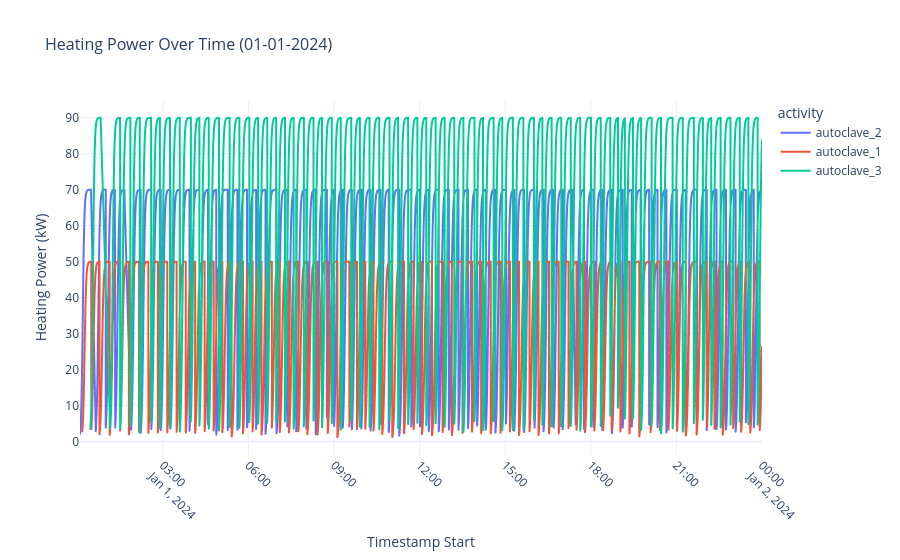

The notebook cell saved with this chart:
### Code cell
import plotly.express as px
import pandas as pd

# Assuming `df_combined` is the DataFrame containing the data
df = df_combined.copy()

df = df[df['activity'].isin(['autoclave_1', 'autoclave_2', 'autoclave_3'])]

# Convert 'timestamp_start' to datetime if not already
df['timestamp_start'] = pd.to_datetime(df['timestamp_start'])

# Filter the DataFrame for the specific day
df = df[df['timestamp_start'].dt.date == pd.to_datetime('2024-01-01').date()]

# Plotting with Plotly
fig = px.line(
    df,
    x='timestamp_start',
    y='heating_power',
    title='Heating Power Over Time (01-01-2024)',
    labels={'timestamp_start': 'Timestamp Start', 'heating_power': 'Heating Power (kW)'},
    line_shape='linear',
    color='activity'
)

# Customize layout
fig.update_layout(
    xaxis_title='Timestamp Start',
    yaxis_title='Heating Power (kW)',
    title_font_size=16,
    xaxis=dict(tickangle=45),  # Rotate x-axis labels
    template='plotly_white'
)

# Show the plot
fig.show()

### Figure 1 — Plotly figure (JSON) as saved in the notebook; plotly's stock layout.template omitted (floating-point values rounded to 4 significant figures; data arrays with more than 128 entries replaced by an {"elided": "..."} marker saying what was removed)
{"data": [{"hovertemplate": "activity=autoclave_2<br>Timestamp Start=%{x}<br>Heating Power (kW)=%{y}<extra></extra>", "legendgroup": "autoclave_2", "line": {"color": "#636efa", "dash": "solid", "shape": "linear"}, "marker": {"symbol": "circle"}, "mode": "lines", "name": "autoclave_2", "showlegend": true, "type": "scattergl", "x": {"elided": "8375 str values"}, "xaxis": "x", "y": {"elided": "8375 float values"}, "yaxis": "y"}, {"hovertemplate": "activity=autoclave_1<br>Timestamp Start=%{x}<br>Heating Power (kW)=%{y}<extra></extra>", "legendgroup": "autoclave_1", "line": {"color": "#EF553B", "dash": "solid", "shape": "linear"}, "marker": {"symbol": "circle"}, "mode": "lines", "name": "autoclave_1", "showlegend": true, "type": "scattergl", "x": {"elided": "8543 str values"}, "xaxis": "x", "y": {"elided": "8543 float values"}, "yaxis": "y"}, {"hovertemplate": "activity=autoclave_3<br>Timestamp Start=%{x}<br>Heating Power (kW)=%{y}<extra></extra>", "legendgroup": "autoclave_3", "line": {"color": "#00cc96", "dash": "solid", "shape": "linear"}, "marker": {"symbol": "circle"}, "mode": "lines", "name": "autoclave_3", "showlegend": true, "type": "scattergl", "x": {"elided": "8322 str values"}, "xaxis": "x", "y": {"elided": "8322 float values"}, "yaxis": "y"}], "layout": {"legend": {"title": {"text": "activity"}, "tracegroupgap": 0}, "title": {"font": {"size": 16}, "text": "Heating Power Over Time (01-01-2024)"}, "xaxis": {"anchor": "y", "domain": [0, 1], "tickangle": 45, "title": {"text": "Timestamp Start"}}, "yaxis": {"anchor": "x", "domain": [0, 1], "title": {"text": "Heating Power (kW)"}}}}
